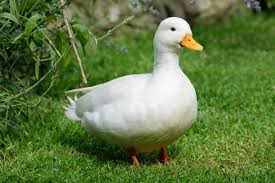
#> input picture Sample images and video/bebeq.jpg, 275 x 183 px, found by its file name
$ python 'Image Transform Using Matrix.py'
#> lines starting #> are read from the running program, lines starting #| are printed output that depends on the picture
import cv2 as cv
import numpy as np

#test = np.float32([[1,0,100],[0,1,100]])
#print(test)
"""
Will output
[[  1.   0. 100.]
 [  0.   1. 100.]]
"""

img = cv.imread("bebeq.jpg")
#> img is the input picture: shape (183, 275, 3); mean B, G, R 66.1, 120.5, 96.2
# [7 lines of commented-out code are left out]

def translation(img, x, y):
#> called with x = 100, y = -100
    transMat = np.float32([[1,0,x],[0,1,y]])
    # Positive x -> shift to the right
    # Positive y -> shift down
    # Negative x -> shift left
    # Negative y -> shift up
    dimensions = (img.shape[1],img.shape[0])
#> dimensions = (275, 183)
    return cv.warpAffine(img, transMat, dimensions)
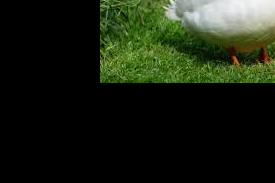
#> returned value: shape (183, 275, 3); mean of channels 0, 1, 2 18.3, 33.1, 26.1; drawn as B, G, R

translated = translation(img, 100,-100)
cv.imshow("Translated", translated)

def rotate (img, angle, center=None, scale=1):
#> called with angle = 45, scale = 1
    (height, width) = img.shape[:2]
#> height = 183; width = 275
    if center == None:
        center = (width//2,height//2)
#> center = (137, 91)
    dimensions = (width,height)
#> dimensions = (275, 183)
    angle = cv.getRotationMatrix2D(center, angle, scale)
    return cv.warpAffine(img, angle, dimensions)
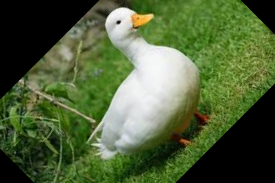
#> returned value: shape (183, 275, 3); mean of channels 0, 1, 2 57.5, 97.6, 80.1; drawn as B, G, R

rotated = rotate(img, 45)
cv.imshow("Rotated", rotated)

flipped = cv.flip(img, 0)
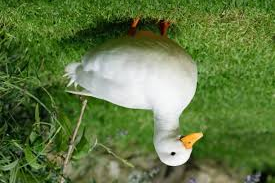
#> flipped: shape (183, 275, 3); mean B, G, R 66.1, 120.5, 96.2
cv.imshow("Flip 0", flipped)
# 0 = Vertical
# 1 = Horizontal
# -1 = Horizontal and vertical

cv.waitKey(0)
